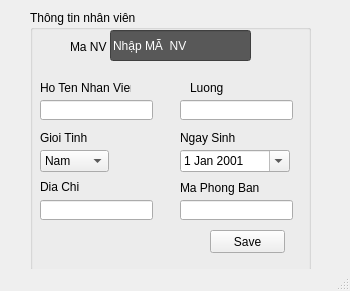
<?xml version="1.0" encoding="UTF-8"?>
<ui version="4.0">
 <class>MainWindow2</class>
 <widget class="QMainWindow" name="MainWindow2">
  <property name="geometry">
   <rect>
    <x>0</x>
    <y>0</y>
    <width>350</width>
    <height>291</height>
   </rect>
  </property>
  <property name="windowTitle">
   <string>Chỉnh sửa thông tin</string>
  </property>
  <widget class="QWidget" name="centralwidget">
   <widget class="QGroupBox" name="groupBox">
    <property name="geometry">
     <rect>
      <x>30</x>
      <y>10</y>
      <width>281</width>
      <height>261</height>
     </rect>
    </property>
    <property name="title">
     <string>Thông tin nhân viên</string>
    </property>
    <widget class="QLineEdit" name="edt_luong">
     <property name="geometry">
      <rect>
       <x>150</x>
       <y>90</y>
       <width>113</width>
       <height>20</height>
      </rect>
     </property>
     <property name="text">
      <string/>
     </property>
    </widget>
    <widget class="QDateEdit" name="edt_ngaySinh">
     <property name="geometry">
      <rect>
       <x>150</x>
       <y>140</y>
       <width>110</width>
       <height>22</height>
      </rect>
     </property>
     <property name="dateTime">
      <datetime>
       <hour>0</hour>
       <minute>0</minute>
       <second>0</second>
       <year>2001</year>
       <month>1</month>
       <day>1</day>
      </datetime>
     </property>
     <property name="calendarPopup">
      <bool>true</bool>
     </property>
    </widget>
    <widget class="QLabel" name="label_3">
     <property name="geometry">
      <rect>
       <x>150</x>
       <y>120</y>
       <width>91</width>
       <height>16</height>
      </rect>
     </property>
     <property name="text">
      <string>Ngay Sinh</string>
     </property>
    </widget>
    <widget class="QLabel" name="label_2">
     <property name="geometry">
      <rect>
       <x>160</x>
       <y>70</y>
       <width>91</width>
       <height>16</height>
      </rect>
     </property>
     <property name="text">
      <string>Luong</string>
     </property>
    </widget>
    <widget class="QLineEdit" name="edt_hoTen">
     <property name="geometry">
      <rect>
       <x>10</x>
       <y>90</y>
       <width>113</width>
       <height>20</height>
      </rect>
     </property>
     <property name="text">
      <string/>
     </property>
    </widget>
    <widget class="QLabel" name="hoTen1">
     <property name="geometry">
      <rect>
       <x>10</x>
       <y>70</y>
       <width>91</width>
       <height>16</height>
      </rect>
     </property>
     <property name="text">
      <string>Ho Ten Nhan Vien</string>
     </property>
    </widget>
    <widget class="QComboBox" name="edt_gioiTinh">
     <property name="geometry">
      <rect>
       <x>10</x>
       <y>140</y>
       <width>69</width>
       <height>22</height>
      </rect>
     </property>
     <item>
      <property name="text">
       <string>Nam</string>
      </property>
     </item>
     <item>
      <property name="text">
       <string>Nữ</string>
      </property>
     </item>
    </widget>
    <widget class="QLabel" name="hoTen1_2">
     <property name="geometry">
      <rect>
       <x>10</x>
       <y>120</y>
       <width>91</width>
       <height>16</height>
      </rect>
     </property>
     <property name="text">
      <string>Gioi Tinh</string>
     </property>
    </widget>
    <widget class="QLineEdit" name="edt_diaChi">
     <property name="geometry">
      <rect>
       <x>10</x>
       <y>190</y>
       <width>113</width>
       <height>20</height>
      </rect>
     </property>
     <property name="text">
      <string/>
     </property>
    </widget>
    <widget class="QLabel" name="label">
     <property name="geometry">
      <rect>
       <x>10</x>
       <y>170</y>
       <width>47</width>
       <height>13</height>
      </rect>
     </property>
     <property name="text">
      <string>Dia Chi</string>
     </property>
    </widget>
    <widget class="QLineEdit" name="edt_maPB">
     <property name="geometry">
      <rect>
       <x>150</x>
       <y>190</y>
       <width>113</width>
       <height>20</height>
      </rect>
     </property>
     <property name="text">
      <string/>
     </property>
    </widget>
    <widget class="QLabel" name="label_4">
     <property name="geometry">
      <rect>
       <x>150</x>
       <y>170</y>
       <width>81</width>
       <height>16</height>
      </rect>
     </property>
     <property name="text">
      <string>Ma Phong Ban</string>
     </property>
    </widget>
    <widget class="QPushButton" name="saveTT">
     <property name="geometry">
      <rect>
       <x>180</x>
       <y>220</y>
       <width>75</width>
       <height>23</height>
      </rect>
     </property>
     <property name="text">
      <string>Save</string>
     </property>
    </widget>
    <widget class="QLineEdit" name="edt_maNV">
     <property name="enabled">
      <bool>true</bool>
     </property>
     <property name="geometry">
      <rect>
       <x>80</x>
       <y>20</y>
       <width>141</width>
       <height>31</height>
      </rect>
     </property>
     <property name="styleSheet">
      <string notr="true">background-color: rgb(88, 88, 88);
font: 75 14pt &quot;MS Shell Dlg 2&quot;;
color: rgb(255, 255, 255);</string>
     </property>
     <property name="text">
      <string>Nhập MÃ  NV  </string>
     </property>
     <property name="readOnly">
      <bool>false</bool>
     </property>
    </widget>
    <widget class="QLabel" name="label_5">
     <property name="geometry">
      <rect>
       <x>40</x>
       <y>30</y>
       <width>47</width>
       <height>13</height>
      </rect>
     </property>
     <property name="text">
      <string>Ma NV</string>
     </property>
    </widget>
   </widget>
  </widget>
  <widget class="QStatusBar" name="statusbar"/>
 </widget>
 <resources/>
 <connections/>
</ui>
